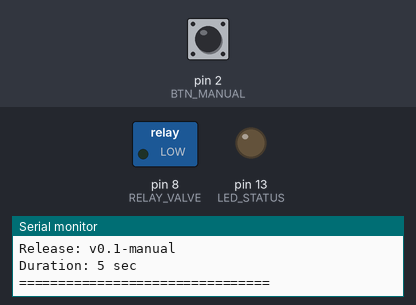
A sketch run on a simulated Arduino Uno, built with avr-gcc and run on an emulated ATmega328P. On the bench: switched loads named in the sketch (green lamp = pin HIGH), output pins drawn as LEDs (lit = HIGH), the last lines printed to the serial monitor. The test bench sets the inputs (shaded band); at power-on: pin 2 (BTN_MANUAL) HIGH.

Above: at 1.2 s.
1.3 s: pin 2 (BTN_MANUAL) pulled LOW for 0.15 s
At 1.9 s:
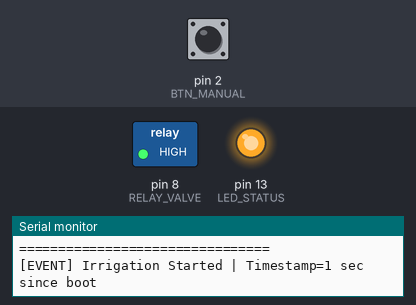
Timing chart, 0 to 7.9 s (numbered marks = the images above; inputs shaded):
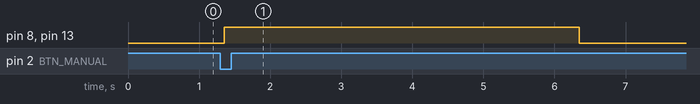

Measured:
- after the input at 1.3 s, pin 8 (RELAY_VALVE), pin 13 (LED_STATUS): LOW → HIGH after 0.05 s, → LOW 5.0 s later

The sketch:

manual_irrigation_toggle.ino
```cpp
#define IRRIGATION_SECONDS 5

const uint8_t LED_STATUS = 13;
const uint8_t BTN_MANUAL = 2;
const uint8_t RELAY_VALVE = 8;

const unsigned long DEBOUNCE_MS = 50;

bool lastReading = HIGH;
bool stableState = HIGH;
unsigned long lastDebounceTime = 0;

bool irrigationActive = false;
unsigned long irrigationStartMs = 0;

void setValve(bool open) {
  digitalWrite(RELAY_VALVE, open ? HIGH : LOW);
  // If your relay is active-low, use:
  // digitalWrite(RELAY_VALVE, open ? LOW : HIGH);
}

bool buttonPressed() {
  bool reading = digitalRead(BTN_MANUAL);

  if (reading != lastReading) {
    lastDebounceTime = millis();
  }

  if ((millis() - lastDebounceTime) > DEBOUNCE_MS) {
    stableState = reading;
  }

  lastReading = reading;

  return (stableState == LOW);
}

void logIrrigationEvent() {
  Serial.print(F("[EVENT] Irrigation Started | Timestamp="));
  Serial.print(millis() / 1000);
  Serial.println(F(" sec since boot"));
}

void setup() {
  pinMode(LED_STATUS, OUTPUT);
  pinMode(BTN_MANUAL, INPUT_PULLUP);
  pinMode(RELAY_VALVE, OUTPUT);

  setValve(false);

  Serial.begin(9600);

  Serial.println(F("================================"));
  Serial.println(F("Task 3 - Manual Irrigation Toggle"));
  Serial.println(F("Release: v0.1-manual"));
  Serial.print(F("Duration: "));
  Serial.print(IRRIGATION_SECONDS);
  Serial.println(F(" sec"));
  Serial.println(F("================================"));
}

void loop() {

  // Start irrigation on button press
  if (buttonPressed() && !irrigationActive) {

    irrigationActive = true;
    irrigationStartMs = millis();

    setValve(true);
    digitalWrite(LED_STATUS, HIGH);

    logIrrigationEvent();
  }

  // Stop irrigation after configured duration
  if (irrigationActive &&
      (millis() - irrigationStartMs >= (IRRIGATION_SECONDS * 1000UL))) {

    irrigationActive = false;

    setValve(false);
    digitalWrite(LED_STATUS, LOW);

    Serial.print(F("[EVENT] Irrigation Ended | Timestamp="));
    Serial.print(millis() / 1000);
    Serial.println(F(" sec since boot"));
  }
}
```
